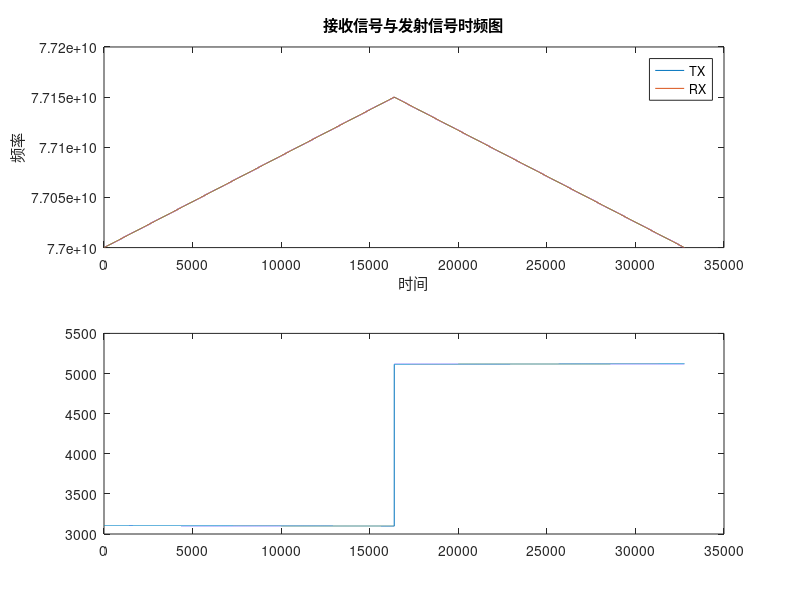
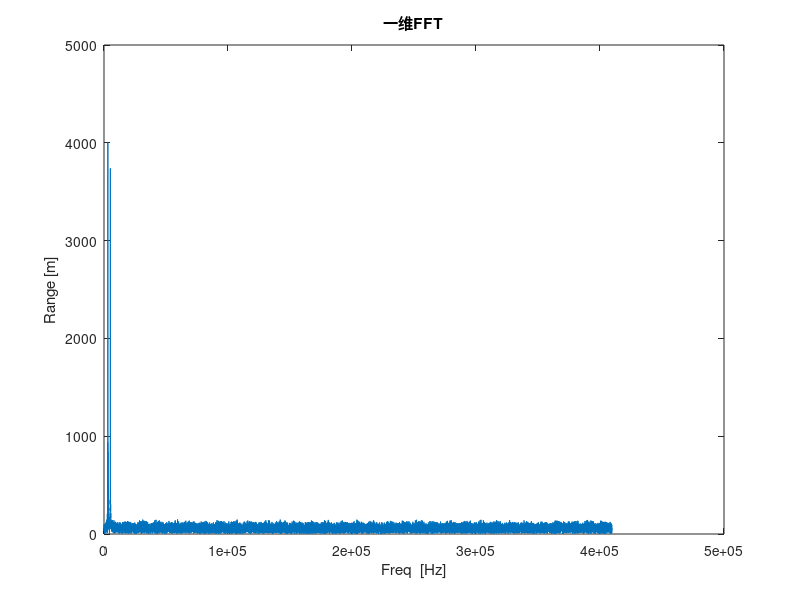

Reproduce these figures in MATLAB, in order.
%% FMCW雷达发射信号、回波信号、混频、距离维FFT、速度维FFT建模仿真。
%%=========================================================================
clear;
close all;
clc;

%% 雷达系统参数设置
rangeRes = 0.01;                % 雷达的距离分率
fc=77e9;                        % 雷达工作频率 载频
c = 3e8;                        % 光速
lamda = c/fc;                   % 载波波长

%% 目标参数
r0 = 20;                        % 目标距离设置
v0 = 8;                       % 目标速度设置
fd = 2*fc*v0/c;
td0 = 2*r0/c;

%% FMCW波形参数设置
B = c / 2;                      % 发射信号带宽60MHz
Tchirp = 8 * rangeRes * B / c;  % 扫频时间
slope_r = B / (Tchirp / 2);     % 调频上升chirp斜率
slope_f = - B / (Tchirp / 2);   % 调频下降chirp斜率

Nd=1;                           % chirp数量 
Nr=32768;                       % ADC采样点数
vres = lamda /4;                % 速度分辨率
Fs=Nr/Tchirp;                   % 模拟信号采样频率
delta_f=1/Tchirp;               % 扫频频率/fft频率分辨率

t=linspace(0,Nd*Tchirp,Nr*Nd);  %发射信号和接收信号的采样时间

Tx=zeros(1,length(t));          % 发射信号
Rx=zeros(1,length(t));          % 接收信号
freq=zeros(1,length(t));
freq_echo=zeros(1,length(t));
tb_mix=zeros(1,length(t));

r_t=zeros(1,length(t));
td=zeros(1,length(t));
delta_t=zeros(1,length(t));
fq=linspace(0,Fs/2,Nr/2);

%% 信号生成,分段
for i=1:length(t)
    
    r_t(i) = r0 + v0*t(i);      % 距离更新
    td(i) = 2*r_t(i)/c;         % 延迟时间
    n = floor(i/Nr);
    delta_t(i) = t(i)-td(i);

    if i <= Nr/2
        Tx(i) = cos(2*pi*(fc*t(i)+slope_r/2*(t(i)- n*Tchirp)^2));
    else
        Tx(i) = cos(2*pi*((fc+2*B)*t(i)+slope_f/2*(t(i)- n*Tchirp)^2));
    end

    if i <= td0*Nr/Tchirp
        Rx(i) = cos(2*pi*((fc)*delta_t(i)+slope_r/2*delta_t(i)^2));
    elseif td0*Nr/Tchirp < i && i<= Nr/2 + td0*Nr/Tchirp
        Rx(i) = cos(2*pi*((fc)*delta_t(i)  + slope_r/2*delta_t(i)^2));
    else
        Rx(i) = cos(2*pi*((fc +2*B)*delta_t(i) + slope_f/2*delta_t(i)^2));
    end

    if i <= Nr/2
        freq(i) = fc + slope_r*t(i); %发射信号时频图 只取第一个chirp
    else
        freq(i) = fc + 2*B + slope_f*t(i); %发射信号时频图 只取第一个chirp
    end

    if i <= td0*Nr/Tchirp
%         freq_echo(i) = fc + fd - slope_r*delta_t(i);
        freq_echo(i) = fc + fd  + slope_r*delta_t(i);
    elseif td0*Nr/Tchirp < i && i<= Nr/2 + td0*Nr/Tchirp        
        freq_echo(i) = fc + fd  + slope_r*delta_t(i);
    else
        freq_echo(i) = fc + fd  + 2*B + slope_f*delta_t(i);
    end

    tb_mix(i) = abs(freq_echo(i) - freq(i));
end

Mix = Tx(1:Nr).*conj(Rx(1:Nr));%差频、差拍、拍频、中频信号

%% 接收信号与发射信号的时频图
figure(1);
subplot(211);plot(freq);
hold on;
plot(freq_echo);
xlabel('时间');
ylabel('频率');
title('接收信号与发射信号时频图');
legend ('TX','RX');
subplot(212);plot(tb_mix);

%% 一维FFT
signal_fft = fft(Mix, Nr);
figure(2);
signal_fft = signal_fft(1:Nr/2);
plot(fq,abs(signal_fft));
title('Range from First FFT');
ylabel('Range [m]');
xlabel('Freq  [Hz]')
title('一维FFT')

%% 求位置和速度
[~,fb_n_index]=max(signal_fft);
fb_n=fq(fb_n_index);
signal_fft(fb_n_index) = mean(signal_fft); %将最大值重新赋值为平均数，以便找到次大值
[~,fb_p_index]=max(signal_fft);
fb_p=fq(fb_p_index);

r_calc=rangeRes*abs(fb_n-fb_p);
v_calc=vres*(fb_n+fb_p);

r_diff=r_calc-r0
v_diff=v_calc-v0